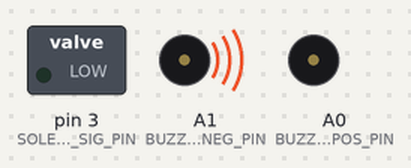
The sketch below on a simulated Arduino Uno, built with avr-gcc and run on an emulated ATmega328P. Shown: switched loads named in the sketch (green lamp = pin HIGH), buzzer (waves = sounding, pin HIGH). Pins used as bus, display or sensor lines are not drawn.

Above: at 0.26 s.
At 0.53 s:
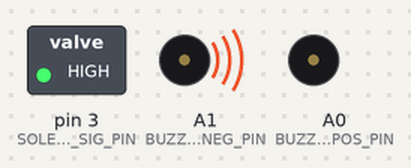
At 2.5 s:
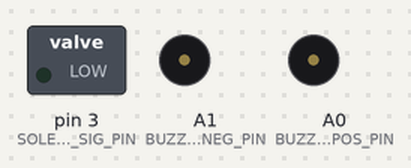
Timing chart, 0 to 3.5 s (numbered marks = the images above):
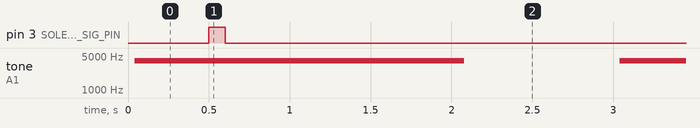

Measured:
- by itself, pin 3 (SOLENOID_SIG_PIN): alternates HIGH for 0.10 s and LOW for 2.9 s
- by itself, tone on A1 (BUZZER_NEG_PIN): plays 4001 Hz for 0.04 s, 4000 Hz for 0.04 s, 4001 Hz for 0.28 s, 4000 Hz for 0.04 s, 4001 Hz for 0.12 s, 4000 Hz for 0.08 s … (254 notes in this stretch)

The sketch:

20251019_001_xiaoBUZZ_SOLENOID.ino
```cpp
// =====================
// XIAO (SAMD21) テスト用スケッチ
//  - A0/A1: 反相 4kHz ブザー（差動駆動）
//  - D3   : ソレノイド駆動用信号（パルス）
// =====================

// --- 接続ピン定義 ---
#define BUZZER_POS_PIN   A0   // ブザーの片側（正相）
#define BUZZER_NEG_PIN   A1   // ブザーの片側（逆相）
#define SOLENOID_SIG_PIN 3    // D3（ソレノイド駆動信号）

// --- ブザー設定 ---
#define BUZZER_FREQ_HZ   4000UL         // ブザー周波数
#define BUZZER_ON_MS     2000UL         // 鳴動時間
#define BUZZER_OFF_MS    1000UL         // 無音時間

// --- ソレノイド信号設定（例：3秒毎に100msパルス） ---
#define SOLENOID_PERIOD_MS 3000UL
#define SOLENOID_PULSE_MS   100UL

// 内部タイマ（micros/ millis）
static unsigned long halfPeriod_us;      // ブザー用：半周期(μs)
static unsigned long nextToggle_us = 0;  // ブザー位相反転の次時刻(μs)
static bool buzzerPhase = false;         // 位相フラグ（false/trueで反転）

static unsigned long buzzerStateChange_ms = 0;
static bool buzzerEnabled = true;        // ON/OFFの周期駆動

static unsigned long solenoidNext_ms = 0;
static bool solenoidPulsing = false;
static unsigned long solenoidPulseEnd_ms = 0;

void setup() {
  pinMode(BUZZER_POS_PIN, OUTPUT);
  pinMode(BUZZER_NEG_PIN, OUTPUT);
  pinMode(SOLENOID_SIG_PIN, OUTPUT);

  // 初期状態：無音（両ピンLOW）
  digitalWrite(BUZZER_POS_PIN, LOW);
  digitalWrite(BUZZER_NEG_PIN, LOW);

  digitalWrite(SOLENOID_SIG_PIN, LOW);

  // 周期計算（半周期）
  halfPeriod_us = (unsigned long)(1000000.0 / (2.0 * BUZZER_FREQ_HZ));

  // タイマ初期化
  nextToggle_us = micros() + halfPeriod_us;
  buzzerStateChange_ms = millis() + BUZZER_ON_MS;

  // ソレノイド初期スケジュール
  solenoidNext_ms = millis() + 500; // 最初の動作を0.5秒後に
}

// 反相でブザーを駆動（buzzerEnabled=true の間だけ実行）
static inline void driveBuzzerDifferential() {
  if (!buzzerEnabled) {
    // 無音：両方LOWに固定
    digitalWrite(BUZZER_POS_PIN, LOW);
    digitalWrite(BUZZER_NEG_PIN, LOW);
    return;
  }

  unsigned long now = micros();
  // 半周期ごとに反転
  if ((long)(now - nextToggle_us) >= 0) {
    buzzerPhase = !buzzerPhase;
    nextToggle_us += halfPeriod_us;

    // 反相出力：片方HIGH、片方LOW
    if (buzzerPhase) {
      digitalWrite(BUZZER_POS_PIN, HIGH);
      digitalWrite(BUZZER_NEG_PIN, LOW);
    } else {
      digitalWrite(BUZZER_POS_PIN, LOW);
      digitalWrite(BUZZER_NEG_PIN, HIGH);
    }
  }
}

// ブザーのON/OFFを一定周期で繰り返す
static inline void serviceBuzzerOnOff() {
  unsigned long now_ms = millis();
  if (buzzerEnabled) {
    if ((long)(now_ms - buzzerStateChange_ms) >= 0) {
      // ON期間終了 → OFFへ
      buzzerEnabled = false;
      buzzerStateChange_ms = now_ms + BUZZER_OFF_MS;
      // 無音に即座に落とす
      digitalWrite(BUZZER_POS_PIN, LOW);
      digitalWrite(BUZZER_NEG_PIN, LOW);
    }
  } else {
    if ((long)(now_ms - buzzerStateChange_ms) >= 0) {
      // OFF期間終了 → ONへ
      buzzerEnabled = true;
      buzzerStateChange_ms = now_ms + BUZZER_ON_MS;
      // 次のトグル基準を更新（音の連続性は不要なのでリセットでOK）
      nextToggle_us = micros() + halfPeriod_us;
    }
  }
}

// ソレノイド信号（D3）を周期パルスで駆動
static inline void serviceSolenoidPulse() {
  unsigned long now_ms = millis();

  if (!solenoidPulsing) {
    // 次のパルス開始タイミング？
    if ((long)(now_ms - solenoidNext_ms) >= 0) {
      solenoidPulsing = true;
      solenoidPulseEnd_ms = now_ms + SOLENOID_PULSE_MS;
      digitalWrite(SOLENOID_SIG_PIN, HIGH);  // パルス開始
    }
  } else {
    // パルス終了？
    if ((long)(now_ms - solenoidPulseEnd_ms) >= 0) {
      digitalWrite(SOLENOID_SIG_PIN, LOW);   // パルス終了
      solenoidPulsing = false;
      solenoidNext_ms = now_ms + (SOLENOID_PERIOD_MS - SOLENOID_PULSE_MS);
    }
  }
}

void loop() {
  // ブザーの反相駆動（4kHz）
  driveBuzzerDifferential();

  // ブザーON/OFFの周期制御
  serviceBuzzerOnOff();

  // ソレノイド信号の周期パルス
  serviceSolenoidPulse();

  // できるだけ軽く回す（SAMD21ならdelayMicroseconds不要）
}
```
